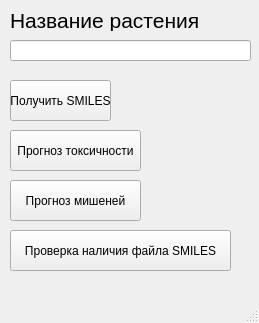
<?xml version="1.0" encoding="UTF-8"?>
<ui version="4.0">
 <class>MainWindow</class>
 <widget class="QMainWindow" name="MainWindow">
  <property name="geometry">
   <rect>
    <x>0</x>
    <y>0</y>
    <width>259</width>
    <height>323</height>
   </rect>
  </property>
  <property name="windowTitle">
   <string>MainWindow</string>
  </property>
  <widget class="QWidget" name="centralwidget">
   <widget class="QPushButton" name="pushButton">
    <property name="geometry">
     <rect>
      <x>10</x>
      <y>80</y>
      <width>101</width>
      <height>41</height>
     </rect>
    </property>
    <property name="text">
     <string>Получить SMILES</string>
    </property>
   </widget>
   <widget class="QLineEdit" name="lineEdit">
    <property name="geometry">
     <rect>
      <x>10</x>
      <y>40</y>
      <width>241</width>
      <height>21</height>
     </rect>
    </property>
   </widget>
   <widget class="QLabel" name="label">
    <property name="geometry">
     <rect>
      <x>10</x>
      <y>10</y>
      <width>241</width>
      <height>21</height>
     </rect>
    </property>
    <property name="font">
     <font>
      <family>Arial</family>
      <pointsize>16</pointsize>
      <weight>50</weight>
      <bold>false</bold>
     </font>
    </property>
    <property name="text">
     <string>Название растения</string>
    </property>
   </widget>
   <widget class="QPushButton" name="pushButton_2">
    <property name="geometry">
     <rect>
      <x>10</x>
      <y>130</y>
      <width>131</width>
      <height>41</height>
     </rect>
    </property>
    <property name="text">
     <string>Прогноз токсичности</string>
    </property>
   </widget>
   <widget class="QPushButton" name="pushButton_3">
    <property name="geometry">
     <rect>
      <x>10</x>
      <y>180</y>
      <width>131</width>
      <height>41</height>
     </rect>
    </property>
    <property name="text">
     <string>Прогноз мишеней</string>
    </property>
   </widget>
   <widget class="QPushButton" name="pushButton_4">
    <property name="geometry">
     <rect>
      <x>10</x>
      <y>230</y>
      <width>221</width>
      <height>41</height>
     </rect>
    </property>
    <property name="text">
     <string>Проверка наличия файла SMILES</string>
    </property>
   </widget>
  </widget>
  <widget class="QMenuBar" name="menubar">
   <property name="geometry">
    <rect>
     <x>0</x>
     <y>0</y>
     <width>259</width>
     <height>21</height>
    </rect>
   </property>
  </widget>
  <widget class="QStatusBar" name="statusbar"/>
 </widget>
 <resources/>
 <connections/>
</ui>
